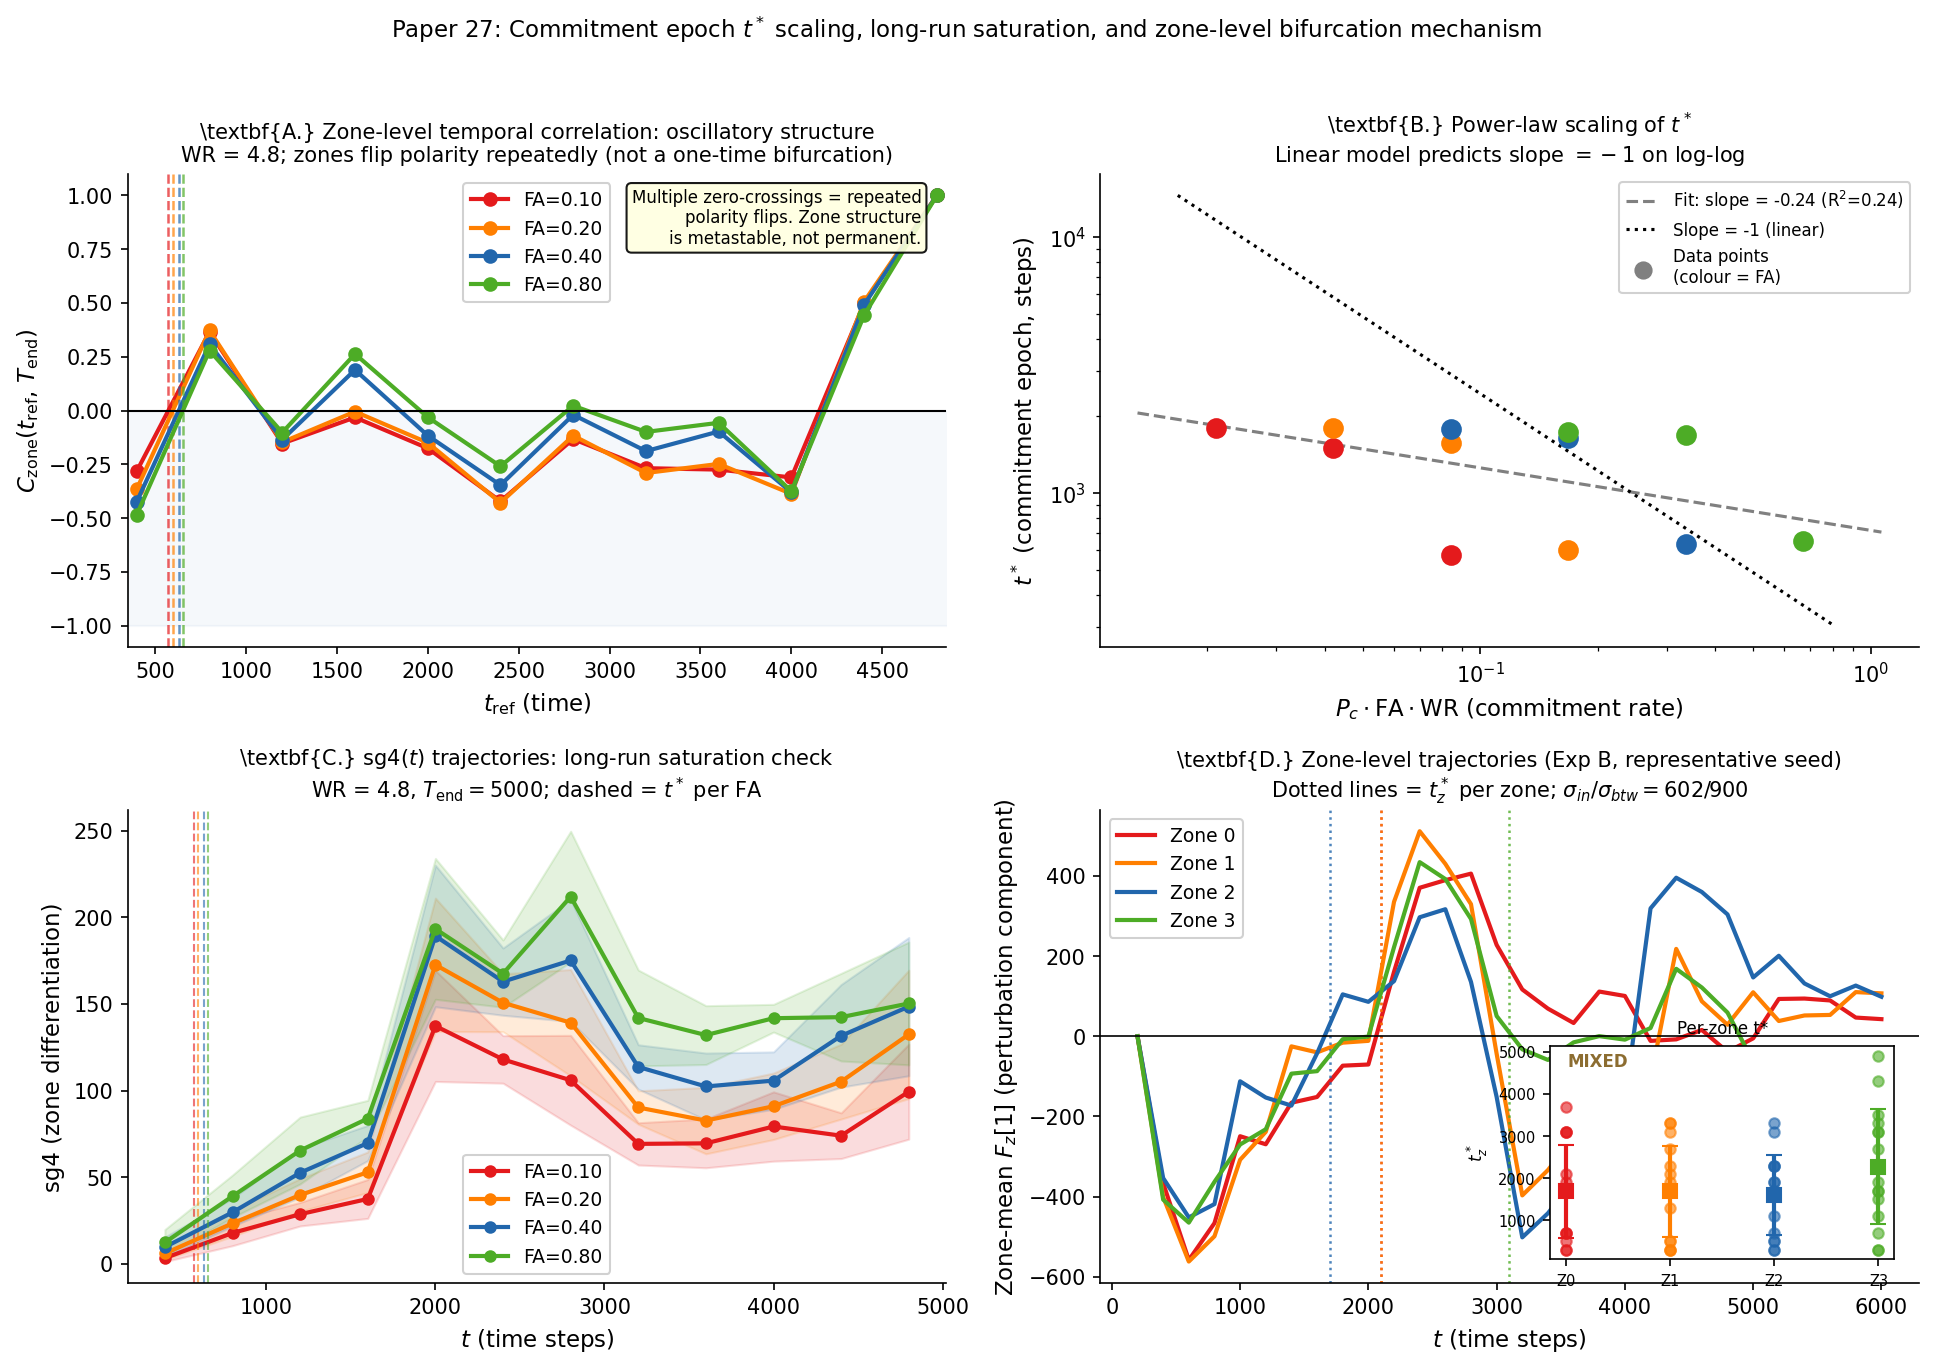

The Python source for this figure:
"""
paper27_figure1.py -- Figure for Paper 27: The Zone Formation Commitment Epoch

4 panels:
  A: C_zone(t_ref, T_end) vs t_ref for FA in {0.10,0.20,0.40,0.80}, WR=4.8
     Uses zone-mean stacked vector correlation (not full field -- zone means
     give cleaner signal; within-zone noise dilutes global correlation).
  B: log-log t* vs P_c*FA*WR for all 16 (FA,WR) conditions
     Test: slope ~ -1 (linear model) or -2/3 (signal/noise model)
  C: sg4(t) trajectories for FA in {0.10,0.20,0.40,0.80}, WR=4.8 (T=5000)
  D: Zone trajectories (Exp B) -- per-zone mean[1] vs t, one representative
     seed, with inset showing t*_z spread (pitchfork vs spinodal diagnosis)
"""
import numpy as np, json, os, math, matplotlib
matplotlib.use("Agg")
import matplotlib.pyplot as plt
from scipy.stats import linregress

# ── Load results ──────────────────────────────────────────────────────────────
DIR = os.path.dirname(__file__)
RESULTS_FILE = os.path.join(DIR, "results", "paper27_results.json")
r27 = json.load(open(RESULTS_FILE))
print(f"Loaded {len(r27)} results.")

# ── Constants (must match paper27_experiments.py) ─────────────────────────────
N_ZONES   = 4
HALF      = 20
H         = 20
ZONE_W    = 5
HS        = 2
N_ACT     = HALF * H
_col      = np.arange(N_ACT) % HALF
zone_id   = _col // ZONE_W

FA_VALS_A  = [0.10, 0.20, 0.40, 0.80]
WR_VALS_A  = [1.2, 2.4, 4.8, 9.6]
N_SEEDS_A  = 5
N_SEEDS_B  = 15
T_END_A    = 4800   # last actual checkpoint (range(400,5001,400) ends at 4800)
T_END_B    = 6000
CPS_A      = list(range(400, 4801, 400))   # 12 checkpoints: 400..4800
CPS_B      = list(range(200, T_END_B + 1, 200))
WR_STD     = 4.8
FA_STD     = 0.40
P_C        = 0.175    # estimated P_consol

def key_a(fa, wr, seed): return f"p27a,{fa:.8g},{wr:.8g},{seed}"
def key_b(seed):         return f"p27b,{seed}"

# ── Zone-mean stacked temporal correlation ────────────────────────────────────
def zmean_vec(key, t):
    """Stacked zone-mean vector for key at time t (8-dim for N_ZONES=4, HS=2)."""
    zm = r27.get(key, {}).get(f"zmeans_{t}")
    if zm is None:
        return None
    return np.array(zm).flatten()   # (N_ZONES * HS,)

def zone_C(key, t_ref, t_end):
    """Cosine similarity between zmean_vec at t_ref and t_end."""
    v1 = zmean_vec(key, t_ref)
    v2 = zmean_vec(key, t_end)
    if v1 is None or v2 is None:
        return float("nan")
    n1, n2 = np.linalg.norm(v1), np.linalg.norm(v2)
    if n1 < 1e-10 or n2 < 1e-10:
        return float("nan")
    return float(np.dot(v1, v2) / (n1 * n2))

def mean_C(fa, wr, t_ref, n_seeds=N_SEEDS_A, t_end=T_END_A):
    vals = [zone_C(key_a(fa, wr, s), t_ref, t_end)
            for s in range(n_seeds)]
    vals = [v for v in vals if not math.isnan(v)]
    return float(np.mean(vals)) if vals else float("nan")

def find_t_star(fa, wr, n_seeds=N_SEEDS_A, t_end=T_END_A, cps=CPS_A):
    prev_c, prev_t = None, None
    for t in cps:
        c = mean_C(fa, wr, t, n_seeds=n_seeds, t_end=t_end)
        if math.isnan(c):
            continue
        if prev_c is not None and prev_c < 0 <= c:
            return prev_t + (t - prev_t) * (-prev_c) / (c - prev_c)
        prev_c, prev_t = c, t
    return float("nan")

def find_t_sat(fa, wr):
    """First t where sg4 changes < 5% vs previous checkpoint."""
    sg4_prev = None
    for t in CPS_A:
        sg4s = [r27[key_a(fa, wr, s)].get(f"sg4_{t}", float("nan"))
                for s in range(N_SEEDS_A) if key_a(fa, wr, s) in r27]
        sg4s = [v for v in sg4s if not math.isnan(v)]
        if not sg4s:
            continue
        sg4 = float(np.mean(sg4s))
        if sg4_prev is not None and sg4_prev > 1e-4:
            if abs(sg4 - sg4_prev) / sg4_prev < 0.05:
                return t
        sg4_prev = sg4
    return float("nan")

# ── Exp A: t* table ───────────────────────────────────────────────────────────
print("\n=== Commitment epoch t* (zone-mean cosine similarity) ===")
print(f"  {'FA':>5} {'WR':>5} | {'t*':>8} {'Pc*FA*WR':>10} {'t**Pc*FA*WR':>13}")
print("  " + "-" * 50)
t_star_dict = {}
for fa in FA_VALS_A:
    for wr in WR_VALS_A:
        ts = find_t_star(fa, wr)
        t_star_dict[(fa, wr)] = ts
        rate = P_C * fa * wr
        prod = ts * rate if not math.isnan(ts) else float("nan")
        print(f"  {fa:>5.2f} {wr:>5.1f} | {ts:>8.0f} {rate:>10.4f} {prod:>13.2f}")

# ── Exp B: zone t* per zone per seed ─────────────────────────────────────────
def zone_C_b(seed, zone_z, t_ref):
    k = key_b(seed)
    zm_ref = r27.get(k, {}).get(f"zmeans_{t_ref}")
    zm_end = r27.get(k, {}).get(f"zmeans_{T_END_B}")
    if zm_ref is None or zm_end is None:
        return float("nan")
    v1 = np.array(zm_ref[zone_z]); v2 = np.array(zm_end[zone_z])
    n1, n2 = np.linalg.norm(v1), np.linalg.norm(v2)
    if n1 < 1e-10 or n2 < 1e-10:
        return float("nan")
    return float(np.dot(v1, v2) / (n1 * n2))

def find_t_star_zone(seed, zone_z):
    prev_c, prev_t = None, None
    for t in CPS_B:
        c = zone_C_b(seed, zone_z, t)
        if math.isnan(c):
            continue
        if prev_c is not None and prev_c < 0 <= c:
            return prev_t + (t - prev_t) * (-prev_c) / (c - prev_c)
        prev_c, prev_t = c, t
    return float("nan")

t_star_matrix = np.full((N_SEEDS_B, N_ZONES), float("nan"))
for seed in range(N_SEEDS_B):
    for z in range(N_ZONES):
        t_star_matrix[seed, z] = find_t_star_zone(seed, z)

# Within-seed spread (std over zones)
within_stds = []
for row in t_star_matrix:
    valid = row[~np.isnan(row)]
    if len(valid) > 1:
        within_stds.append(float(np.std(valid)))

# Between-seed spread
seed_means = np.nanmean(t_star_matrix, axis=1)
valid_means = seed_means[~np.isnan(seed_means)]
between_std = float(np.std(valid_means)) if len(valid_means) > 1 else float("nan")
sigma_in    = float(np.mean(within_stds)) if within_stds else float("nan")

print(f"\n=== Exp B pitchfork/spinodal ===")
print(f"  sigma_in  (within-seed zone spread): {sigma_in:.1f}")
print(f"  sigma_btw (between-seed spread):     {between_std:.1f}")
if not math.isnan(sigma_in) and not math.isnan(between_std) and between_std > 0:
    ratio = sigma_in / between_std
    verdict = ("PITCHFORK" if ratio < 0.5 else
               "SPINODAL"  if ratio > 1.5 else "MIXED")
    print(f"  ratio = {ratio:.2f}  ->  {verdict}")

# ── Figure layout ─────────────────────────────────────────────────────────────
fig, axes = plt.subplots(2, 2, figsize=(13, 9))
axes = axes.flatten()
COLORS_FA = ["#e41a1c", "#ff7f00", "#2166ac", "#4dac26"]   # 4 FA values

# ═════════════════════════════════════════════════════════════════════════════
# PANEL A: C_zone(t_ref, T_end) vs t_ref -- shows OSCILLATION
# WR=4.8 slice, one line per FA
# ═════════════════════════════════════════════════════════════════════════════
ax = axes[0]
wr_plot = WR_STD

for idx_fa, fa in enumerate(FA_VALS_A):
    c_vals = [mean_C(fa, wr_plot, t) for t in CPS_A]
    ax.plot(CPS_A, c_vals, "o-", color=COLORS_FA[idx_fa],
            ms=6, lw=2.0, label=f"FA={fa:.2f}")
    # Mark first t*
    ts = t_star_dict.get((fa, wr_plot), float("nan"))
    if not math.isnan(ts):
        ax.axvline(ts, color=COLORS_FA[idx_fa], ls="--", lw=1.2, alpha=0.7)

ax.axhline(0, color="black", lw=1.0, ls="-")
ax.fill_between([CPS_A[0] - 100, CPS_A[-1] + 100], -1, 0,
                color="steelblue", alpha=0.05)
ax.set_xlabel(r"$t_{\rm ref}$ (time)", fontsize=11)
ax.set_ylabel(r"$C_{\rm zone}(t_{\rm ref},\, T_{\rm end})$", fontsize=11)
ax.set_title(r"\textbf{A.} Zone-level temporal correlation: oscillatory structure"
             "\n"
             r"WR = 4.8; zones flip polarity repeatedly (not a one-time bifurcation)",
             fontsize=10)
ax.legend(fontsize=9, framealpha=0.9)
ax.spines["top"].set_visible(False); ax.spines["right"].set_visible(False)
ax.set_xlim(CPS_A[0] - 50, CPS_A[-1] + 50)
ax.text(0.97, 0.97,
        "Multiple zero-crossings = repeated\npolarity flips. Zone structure\n"
        "is metastable, not permanent.",
        transform=ax.transAxes, fontsize=8, ha="right", va="top",
        bbox=dict(boxstyle="round,pad=0.3", facecolor="lightyellow", alpha=0.9))

# ═════════════════════════════════════════════════════════════════════════════
# PANEL B: log-log t* vs P_c * FA * WR
# ═════════════════════════════════════════════════════════════════════════════
ax = axes[1]

# Collect valid (rate, t*) pairs
rates, t_stars = [], []
for fa in FA_VALS_A:
    for wr in WR_VALS_A:
        ts = t_star_dict.get((fa, wr), float("nan"))
        if not math.isnan(ts) and ts > 0:
            rates.append(P_C * fa * wr)
            t_stars.append(ts)

if len(rates) >= 2:
    log_r = np.log10(rates)
    log_t = np.log10(t_stars)
    slope, intercept, r, *_ = linregress(log_r, log_t)
    x_fit = np.linspace(min(log_r) - 0.2, max(log_r) + 0.2, 100)
    y_fit = slope * x_fit + intercept
    ax.plot(10**x_fit, 10**y_fit, "--", color="gray", lw=1.5,
            label=rf"Fit: slope = {slope:.2f} (R$^2$={r**2:.2f})")

# Reference slope = -1
if rates:
    x_ref = np.array([min(rates) * 0.8, max(rates) * 1.2])
    amp = np.mean(t_stars) * np.mean(rates)
    ax.plot(x_ref, amp / x_ref, ":", color="black", lw=1.5, label="Slope = -1 (linear)")

# Scatter colored by FA
for fa, col in zip(FA_VALS_A, COLORS_FA):
    for wr in WR_VALS_A:
        ts = t_star_dict.get((fa, wr), float("nan"))
        if not math.isnan(ts):
            ax.scatter(P_C * fa * wr, ts, color=col, s=80, zorder=5)

ax.scatter([], [], color="gray", s=60, label="Data points\n(colour = FA)")
ax.set_xscale("log"); ax.set_yscale("log")
ax.set_xlabel(r"$P_c \cdot \mathrm{FA} \cdot \mathrm{WR}$ (commitment rate)", fontsize=11)
ax.set_ylabel(r"$t^*$ (commitment epoch, steps)", fontsize=11)
ax.set_title(r"\textbf{B.} Power-law scaling of $t^*$"
             "\n"
             r"Linear model predicts slope $= -1$ on log-log",
             fontsize=10)
ax.legend(fontsize=8, framealpha=0.9)
ax.spines["top"].set_visible(False); ax.spines["right"].set_visible(False)

# If few t* values, fall back to showing flip count vs rate
if len(rates) < 4:
    ax.cla()
    # Flip count = number of zero-crossings in C(t, T_end) per run
    def count_flips(fa, wr):
        counts = []
        for seed in range(N_SEEDS_A):
            k = key_a(fa, wr, seed)
            if k not in r27: continue
            c_vals = []
            for t in CPS_A:
                zm_t = r27[k].get(f"zmeans_{t}")
                zm_e = r27[k].get(f"zmeans_{T_END_A}")
                if zm_t and zm_e:
                    v1, v2 = np.array(zm_t).flatten(), np.array(zm_e).flatten()
                    n1, n2 = np.linalg.norm(v1), np.linalg.norm(v2)
                    if n1 > 1e-10 and n2 > 1e-10:
                        c_vals.append(np.dot(v1, v2)/(n1*n2))
            flips = sum(1 for i in range(1, len(c_vals))
                        if c_vals[i-1] * c_vals[i] < 0)
            counts.append(flips)
        return float(np.mean(counts)) if counts else float("nan")

    all_rates_flips = []
    for fa in FA_VALS_A:
        for wr in WR_VALS_A:
            rate = P_C * fa * wr
            nf = count_flips(fa, wr)
            if not math.isnan(nf):
                all_rates_flips.append((rate, nf, fa))

    for rate, nf, fa in all_rates_flips:
        idx_fa = FA_VALS_A.index(fa)
        ax.scatter(rate, nf, color=COLORS_FA[idx_fa], s=80, zorder=5)

    ax.set_xlabel(r"$P_c \cdot \mathrm{FA} \cdot \mathrm{WR}$", fontsize=11)
    ax.set_ylabel("Number of polarity flips in [0, T_end]", fontsize=11)
    ax.set_title(r"\textbf{B.} Flip count vs commitment rate"
                 "\n"
                 r"Zone polarity oscillates; higher rate $\to$ more flips?",
                 fontsize=10)
    ax.spines["top"].set_visible(False); ax.spines["right"].set_visible(False)

# ═════════════════════════════════════════════════════════════════════════════
# PANEL C: sg4(t) trajectories for FA sweep at WR=4.8
# ═════════════════════════════════════════════════════════════════════════════
ax = axes[2]

for idx_fa, fa in enumerate(FA_VALS_A):
    sg4_traj, sg4_err = [], []
    for t in CPS_A:
        sg4s = [r27[key_a(fa, wr_plot, s)].get(f"sg4_{t}", float("nan"))
                for s in range(N_SEEDS_A) if key_a(fa, wr_plot, s) in r27]
        sg4s = [v for v in sg4s if not math.isnan(v)]
        sg4_traj.append(float(np.mean(sg4s)) if sg4s else float("nan"))
        sg4_err.append(float(np.std(sg4s) / math.sqrt(len(sg4s))) if len(sg4s) > 1 else 0.0)

    sg4_traj = np.array(sg4_traj); sg4_err = np.array(sg4_err)
    valid = ~np.isnan(sg4_traj)
    ax.plot(np.array(CPS_A)[valid], sg4_traj[valid], "o-",
            color=COLORS_FA[idx_fa], ms=5, lw=2.0, label=f"FA={fa:.2f}")
    ax.fill_between(np.array(CPS_A)[valid],
                    (sg4_traj - sg4_err)[valid],
                    (sg4_traj + sg4_err)[valid],
                    color=COLORS_FA[idx_fa], alpha=0.15)
    # Mark t*
    ts = t_star_dict.get((fa, wr_plot), float("nan"))
    if not math.isnan(ts):
        ax.axvline(ts, color=COLORS_FA[idx_fa], ls="--", lw=1.0, alpha=0.6)

ax.set_xlabel(r"$t$ (time steps)", fontsize=11)
ax.set_ylabel("sg4 (zone differentiation)", fontsize=11)
ax.set_title(r"\textbf{C.} sg4$(t)$ trajectories: long-run saturation check"
             "\n"
             r"WR = 4.8, $T_{\rm end} = 5000$; dashed = $t^*$ per FA",
             fontsize=10)
ax.legend(fontsize=9, framealpha=0.9)
ax.spines["top"].set_visible(False); ax.spines["right"].set_visible(False)

# ═════════════════════════════════════════════════════════════════════════════
# PANEL D: Zone trajectories (Exp B) -- pitchfork vs spinodal
# ═════════════════════════════════════════════════════════════════════════════
ax = axes[3]

# Pick seed with clearest t* spread (most representative)
valid_seed_mask = ~np.any(np.isnan(t_star_matrix), axis=1)
if valid_seed_mask.any():
    within_seed_range = np.ptp(t_star_matrix[valid_seed_mask], axis=1)
    idx_med = np.argsort(within_seed_range)[len(within_seed_range) // 2]
    rep_seed = int(np.where(valid_seed_mask)[0][idx_med])
else:
    rep_seed = 0

ZONE_COLORS = ["#e41a1c", "#ff7f00", "#2166ac", "#4dac26"]
k_rep = key_b(rep_seed)
for z in range(N_ZONES):
    zm_traj = []
    for t in CPS_B:
        zm = r27.get(k_rep, {}).get(f"zmeans_{t}")
        if zm is not None:
            zm_traj.append((t, zm[z][1]))   # perturbation component (index 1)
    if zm_traj:
        ts_plot = [x[0] for x in zm_traj]
        vs_plot = [x[1] for x in zm_traj]
        ax.plot(ts_plot, vs_plot, "-", color=ZONE_COLORS[z], lw=2.0,
                label=f"Zone {z}")
        # Mark t*_z
        t_star_z = t_star_matrix[rep_seed, z]
        if not math.isnan(t_star_z):
            ax.axvline(t_star_z, color=ZONE_COLORS[z], ls=":", lw=1.2, alpha=0.8)

ax.axhline(0, color="black", lw=0.8, ls="-")
ax.set_xlabel(r"$t$ (time steps)", fontsize=11)
ax.set_ylabel(r"Zone-mean $F_z[1]$ (perturbation component)", fontsize=11)
ax.set_title(r"\textbf{D.} Zone-level trajectories (Exp B, representative seed)"
             "\n"
             rf"Dotted lines = $t^*_z$ per zone; "
             rf"$\sigma_{{in}}/\sigma_{{btw}} = {sigma_in:.0f}/{between_std:.0f}$",
             fontsize=10)
ax.legend(fontsize=9, framealpha=0.9, loc="upper left")
ax.spines["top"].set_visible(False); ax.spines["right"].set_visible(False)

# Inset: t*_z distribution by zone (all seeds)
ax_in = ax.inset_axes([0.55, 0.05, 0.42, 0.45])
for z in range(N_ZONES):
    col_data = t_star_matrix[:, z]
    col_valid = col_data[~np.isnan(col_data)]
    if len(col_valid) > 0:
        ax_in.scatter([z] * len(col_valid), col_valid,
                      color=ZONE_COLORS[z], alpha=0.6, s=25, zorder=3)
        ax_in.errorbar(z, np.mean(col_valid), yerr=np.std(col_valid),
                       fmt="s", color=ZONE_COLORS[z], ms=7, capsize=4, lw=2)
ax_in.set_xticks(range(N_ZONES)); ax_in.set_xticklabels([f"Z{z}" for z in range(N_ZONES)])
ax_in.set_ylabel(r"$t^*_z$", fontsize=8)
ax_in.set_title("Per-zone t*", fontsize=8)
ax_in.tick_params(labelsize=7)
verdict_str = ("PITCHFORK" if sigma_in / between_std < 0.5 else
               "SPINODAL"  if sigma_in / between_std > 1.5 else
               "MIXED") if not math.isnan(sigma_in) and between_std > 0 else "?"
ax_in.text(0.05, 0.97, verdict_str, transform=ax_in.transAxes,
           fontsize=8, va="top", fontweight="bold",
           color="#2166ac" if verdict_str == "PITCHFORK" else
                 "#d62728" if verdict_str == "SPINODAL" else "#8c6d31")

# ── Suptitle and save ─────────────────────────────────────────────────────────
fig.suptitle(
    r"Paper 27: Commitment epoch $t^*$ scaling, long-run saturation, "
    r"and zone-level bifurcation mechanism",
    fontsize=11, y=1.01
)
fig.tight_layout()

OUT = os.path.join(DIR, "paper27_figure1")
fig.savefig(OUT + ".pdf", bbox_inches="tight")
fig.savefig(OUT + ".png", dpi=150, bbox_inches="tight")
print(f"\nSaved {OUT}.pdf and {OUT}.png")

# Summary stats
print(f"\nPanel A: C at first checkpoint (t=400) for FA=0.40, WR=4.8: "
      f"{mean_C(0.40, 4.8, 400):.3f}")
valid_ts = [(fa, wr, t_star_dict[(fa,wr)])
            for fa in FA_VALS_A for wr in WR_VALS_A
            if not math.isnan(t_star_dict.get((fa,wr), float("nan")))]
print(f"Panel B: {len(valid_ts)} valid t* values out of {len(FA_VALS_A)*len(WR_VALS_A)}")
if valid_ts:
    for fa, wr, ts in valid_ts:
        print(f"  FA={fa:.2f}, WR={wr:.1f}: t*={ts:.0f}, Pc*FA*WR={P_C*fa*wr:.4f}")
print(f"Panel D: sigma_in={sigma_in:.1f}, sigma_btw={between_std:.1f}, "
      f"ratio={sigma_in/between_std:.2f}, verdict={verdict_str}")
